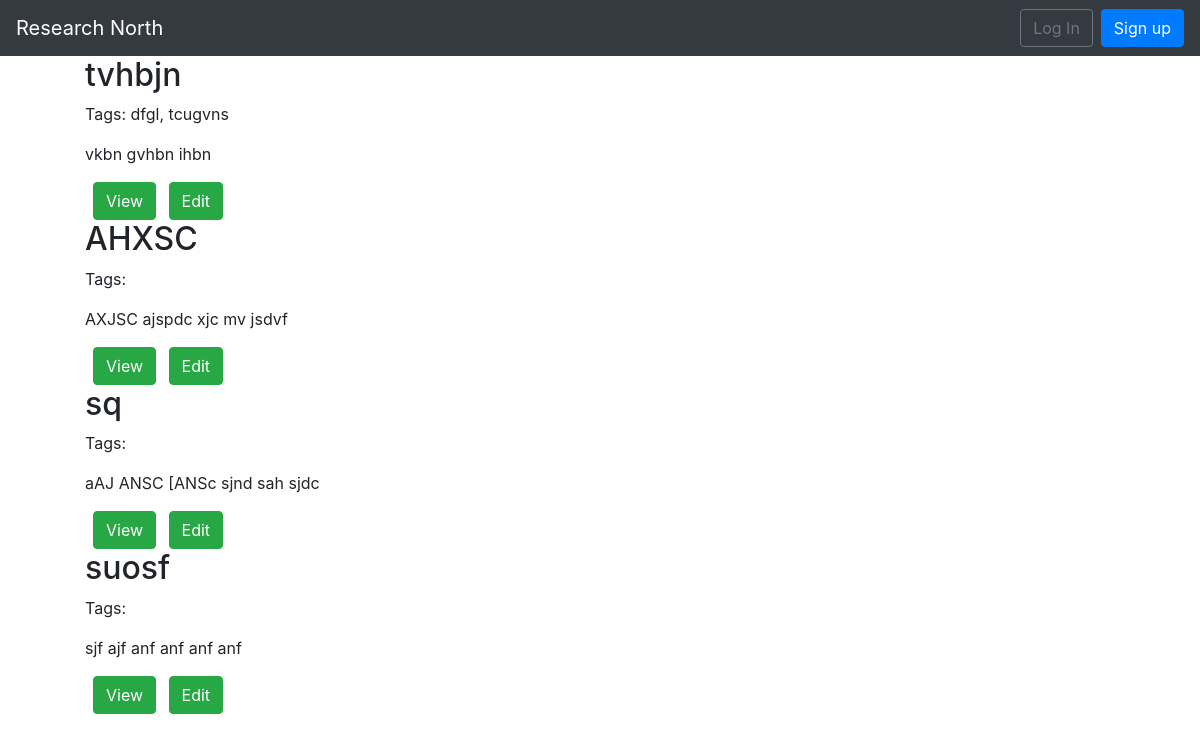
The page /list/ on the database as committed earlier.
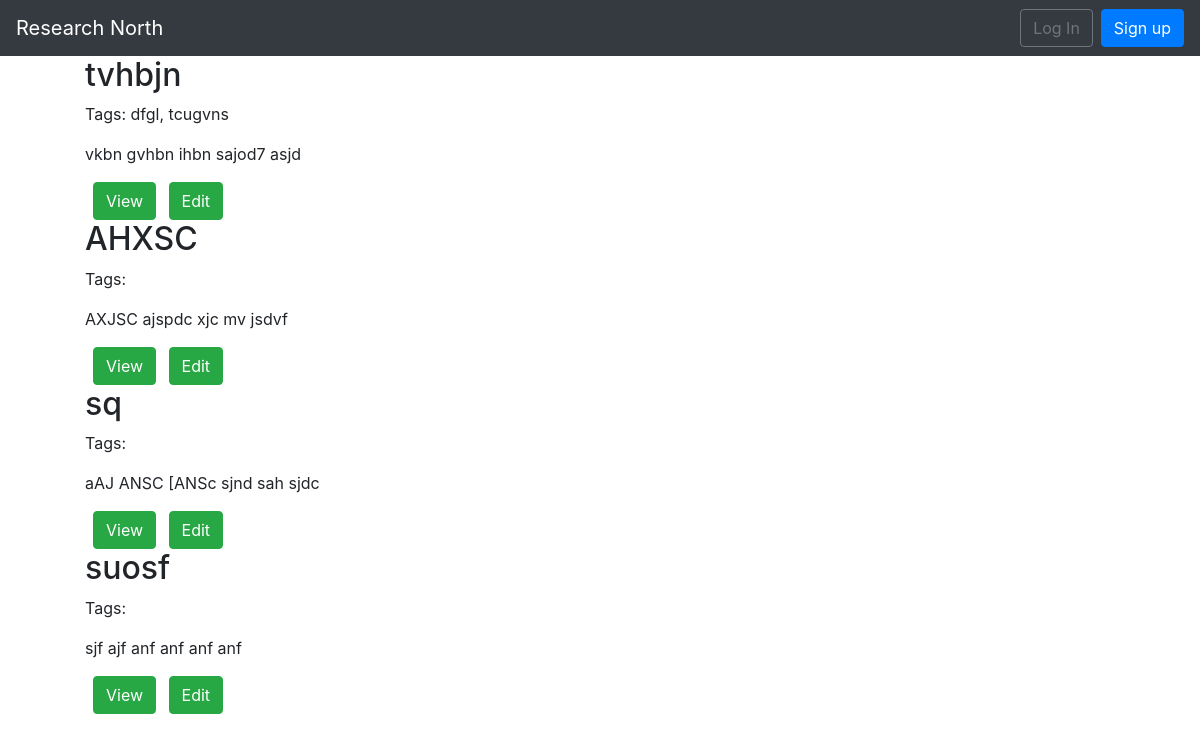
The same page on the database as committed later.
### pages/models.py (models this page shows, shortened)
class CreateScribe(models.Model):
   Interest = models.CharField(max_length=50, choices=Research_Areas, default="")
   title = models.CharField(max_length=250)
   body = models.TextField()
   author = models.ForeignKey(CustomUser, on_delete=models.CASCADE)
   tags = TaggableManager()

### pages/views.py (the view)
# urls.py: path('list/', ListPageView.as_view(), name='list'),
class ListPageView(ListView):
    model = CreateScribe
    template_name = 'list.html'
    context_object_name = 'all_posts_lists'

### templates/list.html
{% extends 'base.html' %}
{% block content %}
 <ul>
 {% for page in all_posts_lists %}
   <div class="post-entry">
    <h2>{{ page.title }}</a></h2>
    <p class="tags">Tags: {{ page.tags.all|join:", "}}</p>
     <p> {{ page.body }}</p>
    </div>
    <a class="btn btn-success ml-2" href ="{% url 'about' page.pk %}" role="button">View</a> <a class="btn btn-success ml-2" href="{% url 'edit' page.pk %}">Edit </a>
 {% endfor %}
</ul>
{% endblock content %}

Rows that differ between the two databases and show on the page:
changed CreateScribe "tvhbjn": body "vkbn gvhbn ihbn" → "vkbn gvhbn ihbn sajod7 asjd"
